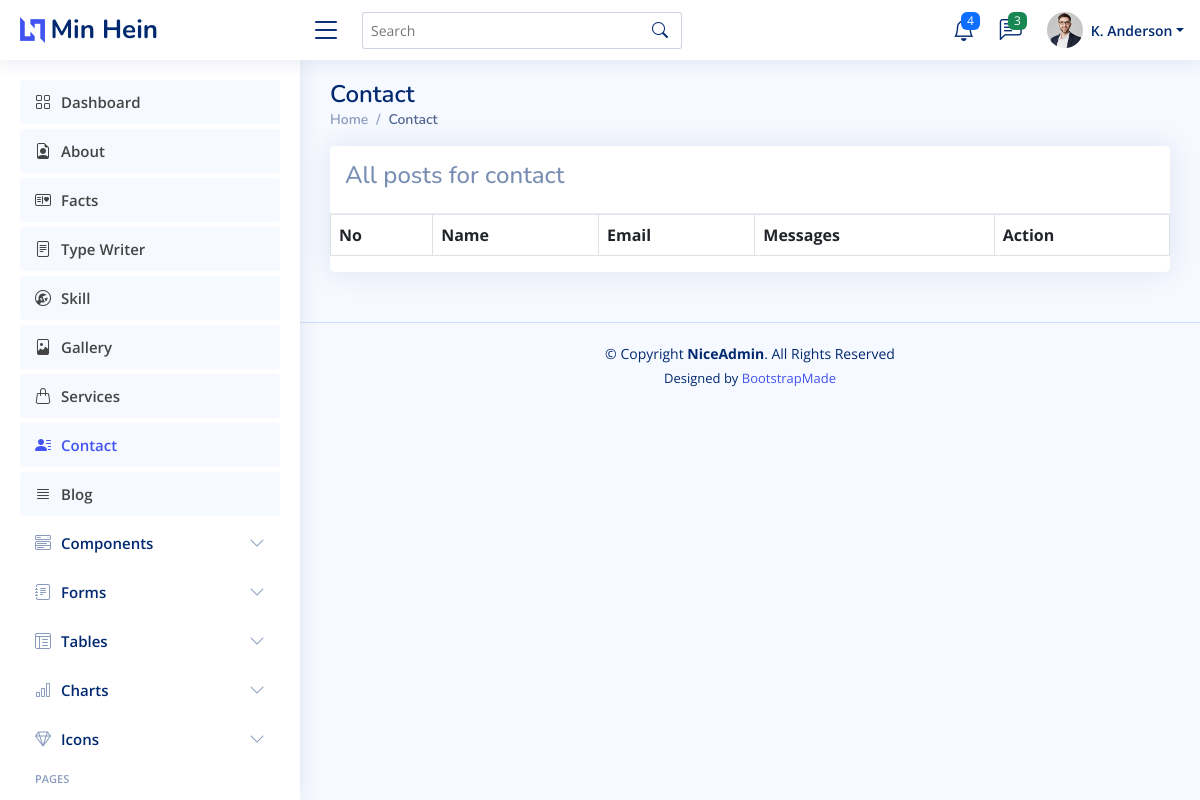
The app's page /dashboard/contact/, older data.
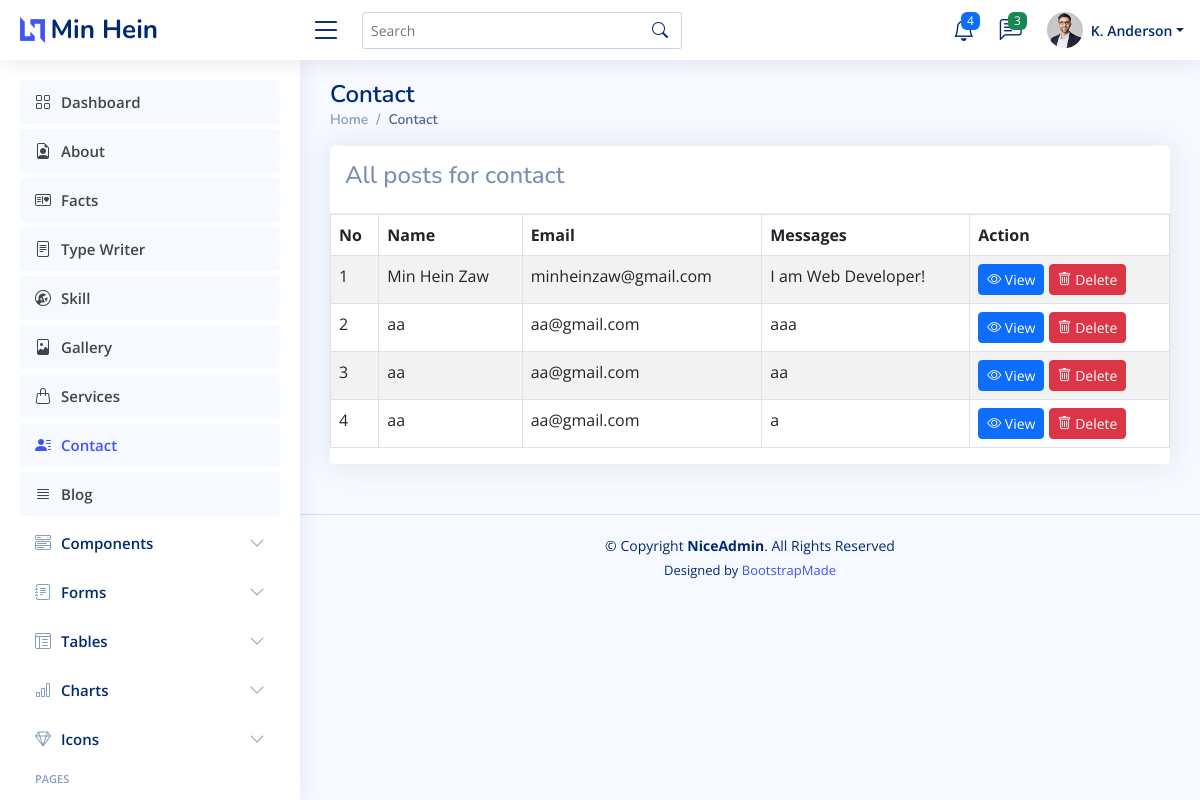
The same page, newer data.
### dashboard/models.py (models this page shows, shortened)
class Contact(models.Model):
    name = models.CharField(max_length=50, null=True)
    email = models.EmailField(max_length=50, null=True)
    message = models.TextField(null=True)
    created_at = models.DateTimeField(auto_now=True)
    updated_at = models.DateTimeField(auto_now_add=True)
    slug = models.SlugField(max_length=255, null=False,blank=True,unique=True,editable=False,)

### dashboard/views.py (the view)
# urls.py: path('contact/', views.contact, name="contact"),
def contact(request):
    contacts = Contact.objects.all()
    context = {'contacts':contacts}
    return render(request, 'dashboard/contact/contact.html', context)

### dashboard/templates/dashboard/contact/contact.html (shortened to what this page needs)
{% extends "dashboard/main.html" %}
{% block content %}
<div class="pagetitle">
    <h1>Contact</h1>
    <nav>
      <ol class="breadcrumb">
        <li class="breadcrumb-item"><a href="{% url 'dashboard' %}">Home</a></li>
        <li class="breadcrumb-item active">Contact</li>
      </ol>
    </nav>
</div>
<div class="card">
  <div class="card-header">
    <div class="row">
      <div class="col-md-10">
        <h4>All posts for contact</h4>
      </div>
    </div>
  </div>
  <div class="row">
    <div class="col-md-12">
      <table class="table table-striped table-bordered">
          <thead>
            <tr>
              <th scope="col">No</th>
              <th scope="col">Name</th>
              <th scope="col">Email</th>
              <th scope="col">Messages</th>
              <th scope="col">Action</th>
            </tr>
          </thead>
          <tbody>
            {% for contact in contacts %}
              <tr>
                  <td>{{ forloop.counter }}</td>
                  <td>{{ contact.name }}</td>
                  <td>{{ contact.email }}</td>
                  <td>{{ contact.message  }}</td>
                  <td>
                      <a href="" class="btn btn-primary btn-sm">
                          <i class="bi bi-eye"></i> View
                      </a>
                      <a href="" class="btn btn-danger btn-sm">
                          <i class="bi bi-trash"></i> Delete
                      </a>
                  </td>
              </tr>
            {% endfor %}
          </tbody>
        </table>
    </div>
  </div>
</div>
{% endblock content %}

Row changes from the older to the newer data that the page shows:
added Contact: name "Min Hein Zaw", email "minheinzaw@gmail.com", message "I am Web Developer!"
added Contact: name "aa", email "aa@gmail.com", message "aaa"
added Contact: name "aa", email "aa@gmail.com", message "aa"
added Contact: name "aa", email "aa@gmail.com", message "a"
